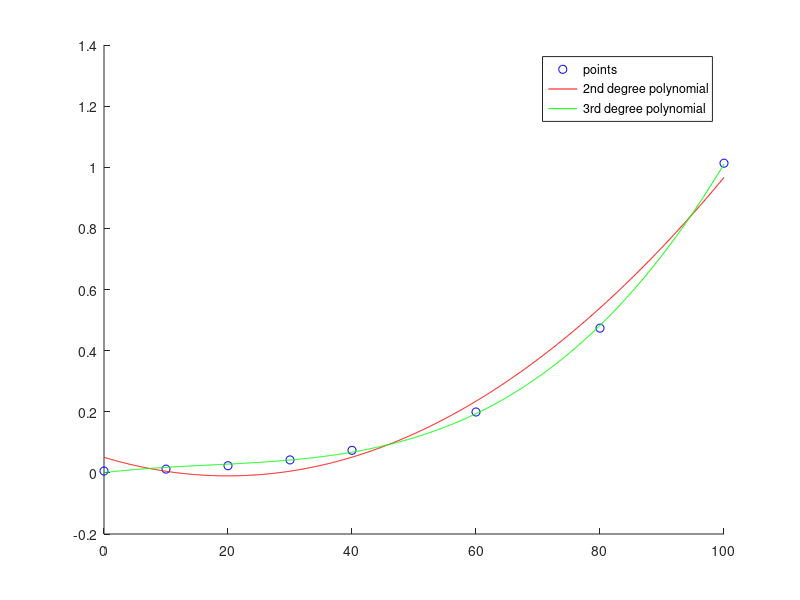

MATLAB code for this plot:
t = [0 10 20 30 40 60 80 100];
p = [0.0061 0.0123 0.0234 0.0424 0.0738 0.1992 0.4736 1.0133];
exactValue = 0.095848;

%a

% 2nd degree polynomial 
P2 = polyfit(t,p,2);
fprintf('phi(x)=%f x^2 + %f x + %f\n',P2);
res1 = polyval(P2,45)
E1 = exactValue - res1

% 3rd degree polynomial
P3 = polyfit(t,p,3);
fprintf('phi(x)=%f x^3 + %f x^2 + %f x + %f\n',P3);
res2 = polyval(P3,45)
E2 = exactValue - res2


%b
xp = 0:0.1:100;
hold on
%plot the points
plot(t,p,'bo')
%plot the 2nd degree polynomial
plot(xp,polyval(P2,xp),'r-');
%plot the 3rd degree polynomial
plot(xp,polyval(P3,xp),'g-');
legend('points','2nd degree polynomial','3rd degree polynomial');